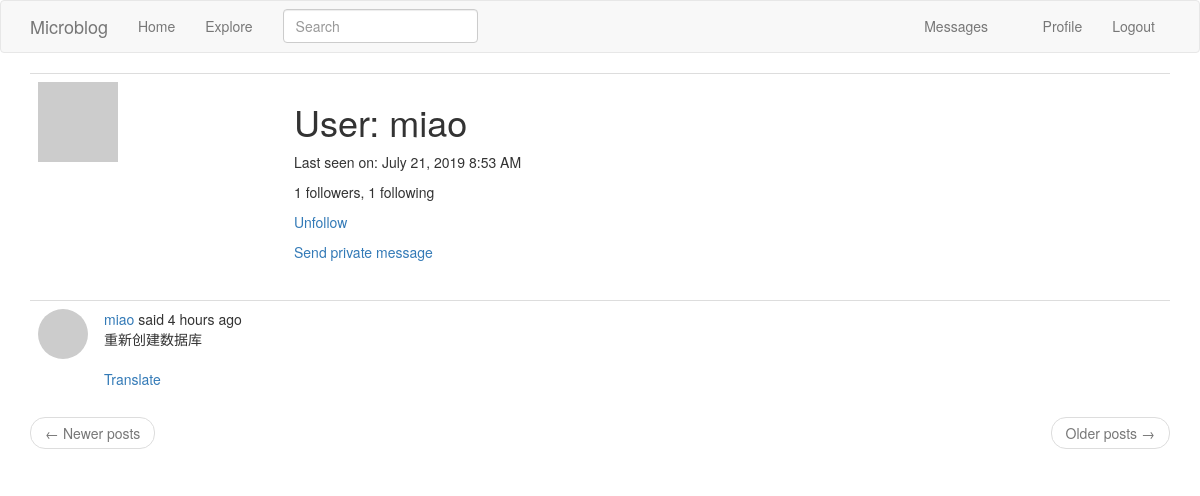
The page /User/miao (signed in) on the database its author committed.
### app/models.py (models this page shows, shortened)
class User(UserMixin, db.Model):
    id = db.Column(db.Integer, primary_key=True)  # 字段 id ，主键
    username = db.Column(db.String(64), index=True, unique=True)  # unique表示唯一的
    email = db.Column(db.String(120), index=True, unique=True)
    password_hash = db.Column(db.String(128))
    about_me = db.Column(db.String(140))
    last_seen = db.Column(db.DateTime, default=datetime.utcnow)  # 注意datetime.utcnow不要写成datetime.utcnow()
    posts = db.relationship('Post', backref='author', lazy='dynamic')
    followed = db.relationship(
        'User',
        secondary=followers,
        primaryjoin=(followers.c.follower_id == id),
        secondaryjoin=(followers.c.followed_id == id),
        backref=db.backref('followers', lazy='dynamic'), lazy='dynamic')
    messages_sent = db.relationship('Message',
                                    foreign_keys='Message.sender_id',
                                    backref='author',
                                    lazy='dynamic')
    messages_received = db.relationship('Message',
                                        foreign_keys='Message.recipient_id',
                                        backref='recipient',
                                        lazy='dynamic')
    last_message_read_time = db.Column(db.DateTime)
    notifications = db.relationship('Notification', backref='user',
                                    lazy='dynamic')
    def avatar(self, size):
        digest = md5(self.email.lower().encode('utf-8')).hexdigest()  # md5(b'miao@email.com').hexdigest()获取字符串的md5值
        return 'https://www.gravatar.com/avatar/{}?d=identicon&s={}'.format(digest, size)
    def is_following(self, user):
        return self.followed.filter(followers.c.followed_id == user.id).count() > 0
    def new_messages(self):
        last_read_time = self.last_message_read_time or datetime(1900, 1, 1)
        return Message.query.filter_by(recipient=self).filter(
            Message.timestamp > last_read_time).count()

class SearchableMixin(object):
    @classmethod
    def before_commit(cls, session):  # 在事务提交发生之前
        session._changes = {
            'add': list(session.new),
            'update': list(session.dirty),
            'delete': list(session.deleted)
        }
    @classmethod
    def after_commit(cls, session):  # 在事务提交发生之后
        for obj in session._changes['add']:
            if isinstance(obj, SearchableMixin):
                add_to_index(obj.__tablename__, obj)
        for obj in session._changes['update']:
            if isinstance(obj, SearchableMixin):
                add_to_index(obj.__tablename__, obj)
        for obj in session._changes['delete']:
            if isinstance(obj, SearchableMixin):
                remove_from_index(obj.__tablename__, obj)
        session._changes = None

class Post(SearchableMixin, db.Model):
    __searchable__ = ['body']  # 这个模型需要有body字段才能被索引,我添加的这个__searchable__属性只是一个变量，它没有任何关联的行为。 它只会帮助我以通用的方式编写索引函数。
    id = db.Column(db.Integer, primary_key=True)
    body = db.Column(db.String(140))
    timestamp = db.Column(db.DateTime, index=True, default=datetime.utcnow)
    user_id = db.Column(db.Integer, db.ForeignKey('user.id'))  # 初始化为user.id的外键,Flask-SQLAlchemy自动设置类名为小写来作为对应表的名称
    language = db.Column(db.String(5))  # 用户发表的动态的语言类型

### app/main/routes.py (the view)
@bp.route('/User/<username>')
@login_required  # 只能被已登录的用户访问
def user(username):
    user = User.query.filter_by(username=username).first_or_404()
    strart_page = request.args.get('page', 1, type=int)
    end_page = current_app.config['POSTS_PER_PAGE']
    posts = user.posts.order_by(Post.timestamp.desc()).paginate(strart_page, end_page, False)
    next_url = url_for('main.user', username=user.username, page=posts.next_num) if posts.has_next else None
    prev_url = url_for('main.user', username=user.username, page=posts.prev_num) if posts.has_prev else None
    return render_template('user.html', user=user, posts=posts.items, next_url=next_url, prev_url=prev_url)

### app/main/forms.py
class SearchForm(FlaskForm):
    q = StringField(_l('Search'), validators=[DataRequired()])
    def __init__(self, *args, **kwargs):
        if 'formdata' not in kwargs:
            kwargs['formdata'] = request.args
        if 'csrf_enabled' not in kwargs:
            kwargs['csrf_enabled'] = False
        super(SearchForm, self).__init__(*args, **kwargs)

### app/main/routes.py (called while the page is built)
@bp.before_app_request
def before_request():
    if current_user.is_authenticated:  # 当前用户是否已经登录
        current_user.last_seen = datetime.utcnow()
        db.session.commit()  # 不需要db.session.add()这句，因为当前用户已经存在数据库里了，当前用户是查询得到的
        g.search_form = SearchForm()
    g.locale = str(get_locale())

### app/models.py (called while the page is built)
@login.user_loader
def load_user(id):
    return User.query.get(int(id))

### app/templates/user.html (shortened to what this page needs)
{% extends "base.html" %}
{% block app_content %}
    <table class="table table-hover">
        <tr>
            <td width="256px"><img src="{{ user.avatar(256) }}"></td>
            <td>
                <h1>{{ _('User') }}: {{ user.username }}</h1>
                {% if user.last_seen %}
                    <p>{{ _('Last seen on') }}: {{ moment(user.last_seen).format('LLL') }}</p>
                {% endif %}
                <p>{{ _('%(count)d followers', count=user.followers.count()) }}, {{ _('%(count)d following', count=user.followed.count()) }}</p>
                {% if user == current_user %}
                    <p><a href="{{ url_for('main.edit_profile') }}">{{ _('Edit your profile') }}</a></p>
                {% elif not current_user.is_following(user) %}
                    <p><a href="{{ url_for('main.follow', username=user.username) }}">{{ _('Follow') }}</a></p>
                {% else %}
                    <p><a href="{{ url_for('main.unfollow', username=user.username) }}">{{ _('Unfollow') }}</a></p>
                {% endif %}
                {% if user != current_user %}
                    <p>
                        <a href="{{ url_for('main.send_message', recipient=user.username) }}">{{ _('Send private message') }}</a>
                    </p>
                {% endif %}
            </td>
        </tr>
    </table>
    {% for post in posts %}
        {% include '_post.html' %}
    {% endfor %}
    <nav aria-label="...">
        <ul class="pager">
            <li class="previous{% if not prev_url %} disabled{% endif %}">
                <a href="{{ prev_url or '#' }}">
                    <span aria-hidden="true">&larr;</span> {{ _('Newer posts') }}
                </a>
            </li>
            <li class="next{% if not next_url %} disabled{% endif %}">
                <a href="{{ next_url or '#' }}">
                    {{ _('Older posts') }} <span aria-hidden="true">&rarr;</span>
                </a>
            </li>
        </ul>
    </nav>
{% endblock %}

### app/templates/base.html (shortened to what this page needs)
{% extends 'bootstrap/base.html' %}
{% block navbar %}
    <nav class="navbar navbar-default">
        <div class="container">
            <div class="navbar-header">
                <a class="navbar-brand" href="{{ url_for('main.index') }}">Microblog</a>
            </div>
            <div class="collapse navbar-collapse" id="bs-example-navbar-collapse-1">
                <ul class="nav navbar-nav">
                    <li><a href="{{ url_for('main.index') }}">{{ _('Home') }}</a></li>
                    <li><a href="{{ url_for('main.explore') }}">{{ _('Explore') }}</a></li>
                </ul>
                {% if g.search_form %}
                    <form class="navbar-form navbar-left" method="get"
                          action="{{ url_for('main.search') }}">
                        <div class="form-group">
                            {{ g.search_form.q(size=20, class='form-control',
                            placeholder=g.search_form.q.label.text) }}
                        </div>
                    </form>
                {% endif %}
                <ul class="nav navbar-nav navbar-right">
                    {% if current_user.is_anonymous %}
                        <li><a href="{{ url_for('auth.login') }}">{{ _('Login') }}</a></li>
                    {% else %}
                        <li>
                            <a href="{{ url_for('main.messages') }}">
                                {{ _('Messages') }}
                                {% set new_messages = current_user.new_messages() %}
                            </a>
                        </li>
                        <li>
                            <a href="{{ url_for('main.user', username=current_user.username) }}">{{ _('Profile') }}</a>
                        </li>
                        <li><a href="{{ url_for('auth.logout') }}">{{ _('Logout') }}</a></li>
                    {% endif %}
                </ul>
            </div>
        </div>
    </nav>
{% endblock %}
{% block content %}
    <div class="container">
        {% block app_content %}{% endblock %}
    </div>
{% endblock %}

### app/templates/_post.html (shortened to what this page needs)
<table class="table table-hover">
    <tr>
        <td width="50px">
            <a href="{{ url_for('main.user', username=post.author.username) }}">
                <div style="width: 50px;height: 50px; border-radius:50%;overflow: hidden;">
                    <img src="{{ post.author.avatar(50) }}"/>
                </div>
            </a>
        </td>
        <td>
            {{ _('%(username)s said %(when)s', username=user_link, when=moment(post.timestamp).fromNow()) }}
            <br>
            <span id="post{{ post.id }}">{{ post.body }}</span>
            {% if post.language and post.language != g.locale %}
                <br><br>
                <span id="translation{{ post.id }}">
                    <a href="javascript:translate(
                                '#post{{ post.id }}',
                                '#translation{{ post.id }}',
                                '{{ post.language }}',
                                '{{ g.locale }}');">{{ _('Translate') }}</a>
                </span>
            {% endif %}
        </td>
    </tr>
</table>

### rows shown on the page
User: username "miao", last_seen "July 21, 2019 8:53 AM"
Post: body "重新创建数据库"
